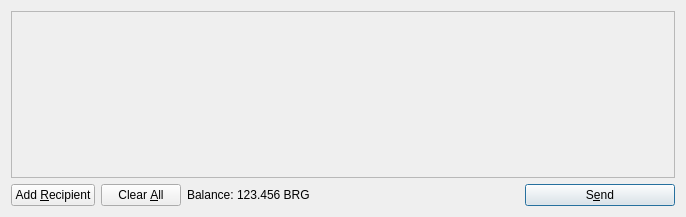
<?xml version="1.0" encoding="UTF-8"?>
<ui version="4.0">
 <class>SendCoinsDialog</class>
 <widget class="QDialog" name="SendCoinsDialog">
  <property name="geometry">
   <rect>
    <x>0</x>
    <y>0</y>
    <width>686</width>
    <height>217</height>
   </rect>
  </property>
  <property name="windowTitle">
   <string>Send Coins</string>
  </property>
  <layout class="QVBoxLayout" name="verticalLayout">
   <item>
    <widget class="QScrollArea" name="scrollArea">
     <property name="widgetResizable">
      <bool>true</bool>
     </property>
     <widget class="QWidget" name="scrollAreaWidgetContents">
      <property name="geometry">
       <rect>
        <x>0</x>
        <y>0</y>
        <width>666</width>
        <height>165</height>
       </rect>
      </property>
      <layout class="QVBoxLayout" name="verticalLayout_2">
       <property name="margin">
        <number>0</number>
       </property>
       <item>
        <layout class="QVBoxLayout" name="entries">
         <property name="spacing">
          <number>6</number>
         </property>
        </layout>
       </item>
       <item>
        <spacer name="verticalSpacer">
         <property name="orientation">
          <enum>Qt::Vertical</enum>
         </property>
         <property name="sizeHint" stdset="0">
          <size>
           <width>20</width>
           <height>40</height>
          </size>
         </property>
        </spacer>
       </item>
      </layout>
     </widget>
    </widget>
   </item>
   <item>
    <layout class="QHBoxLayout" name="horizontalLayout">
     <item>
      <widget class="QPushButton" name="addButton">
       <property name="toolTip">
        <string>Send to multiple recipients at once</string>
       </property>
       <property name="text">
        <string>Add &amp;Recipient</string>
       </property>
       <property name="icon">
        <iconset resource="../bitcoin.qrc">
         <normaloff>:/icons/add</normaloff>:/icons/add</iconset>
       </property>
       <property name="autoDefault">
        <bool>false</bool>
       </property>
      </widget>
     </item>
     <item>
      <widget class="QPushButton" name="clearButton">
       <property name="sizePolicy">
        <sizepolicy hsizetype="Minimum" vsizetype="Fixed">
         <horstretch>0</horstretch>
         <verstretch>0</verstretch>
        </sizepolicy>
       </property>
       <property name="toolTip">
        <string>Remove all transaction fields</string>
       </property>
       <property name="text">
        <string>Clear &amp;All</string>
       </property>
       <property name="icon">
        <iconset resource="../bitcoin.qrc">
         <normaloff>:/icons/remove</normaloff>:/icons/remove</iconset>
       </property>
       <property name="autoRepeatDelay">
        <number>300</number>
       </property>
       <property name="autoDefault">
        <bool>false</bool>
       </property>
      </widget>
     </item>
     <item>
      <layout class="QHBoxLayout" name="horizontalLayout_2">
       <property name="spacing">
        <number>3</number>
       </property>
       <item>
        <widget class="QLabel" name="label">
         <property name="text">
          <string>Balance:</string>
         </property>
        </widget>
       </item>
       <item>
        <widget class="QLabel" name="labelBalance">
         <property name="cursor">
          <cursorShape>IBeamCursor</cursorShape>
         </property>
         <property name="text">
          <string>123.456 BRG</string>
         </property>
         <property name="textInteractionFlags">
          <set>Qt::LinksAccessibleByMouse|Qt::TextSelectableByKeyboard|Qt::TextSelectableByMouse</set>
         </property>
        </widget>
       </item>
      </layout>
     </item>
     <item>
      <spacer name="horizontalSpacer">
       <property name="orientation">
        <enum>Qt::Horizontal</enum>
       </property>
       <property name="sizeHint" stdset="0">
        <size>
         <width>40</width>
         <height>20</height>
        </size>
       </property>
      </spacer>
     </item>
     <item>
      <widget class="QPushButton" name="sendButton">
       <property name="minimumSize">
        <size>
         <width>150</width>
         <height>0</height>
        </size>
       </property>
       <property name="toolTip">
        <string>Confirm the send action</string>
       </property>
       <property name="text">
        <string>S&amp;end</string>
       </property>
       <property name="icon">
        <iconset resource="../bitcoin.qrc">
         <normaloff>:/icons/send</normaloff>:/icons/send</iconset>
       </property>
       <property name="default">
        <bool>true</bool>
       </property>
      </widget>
     </item>
    </layout>
   </item>
  </layout>
 </widget>
 <resources>
  <include location="../bitcoin.qrc"/>
 </resources>
 <connections/>
</ui>
